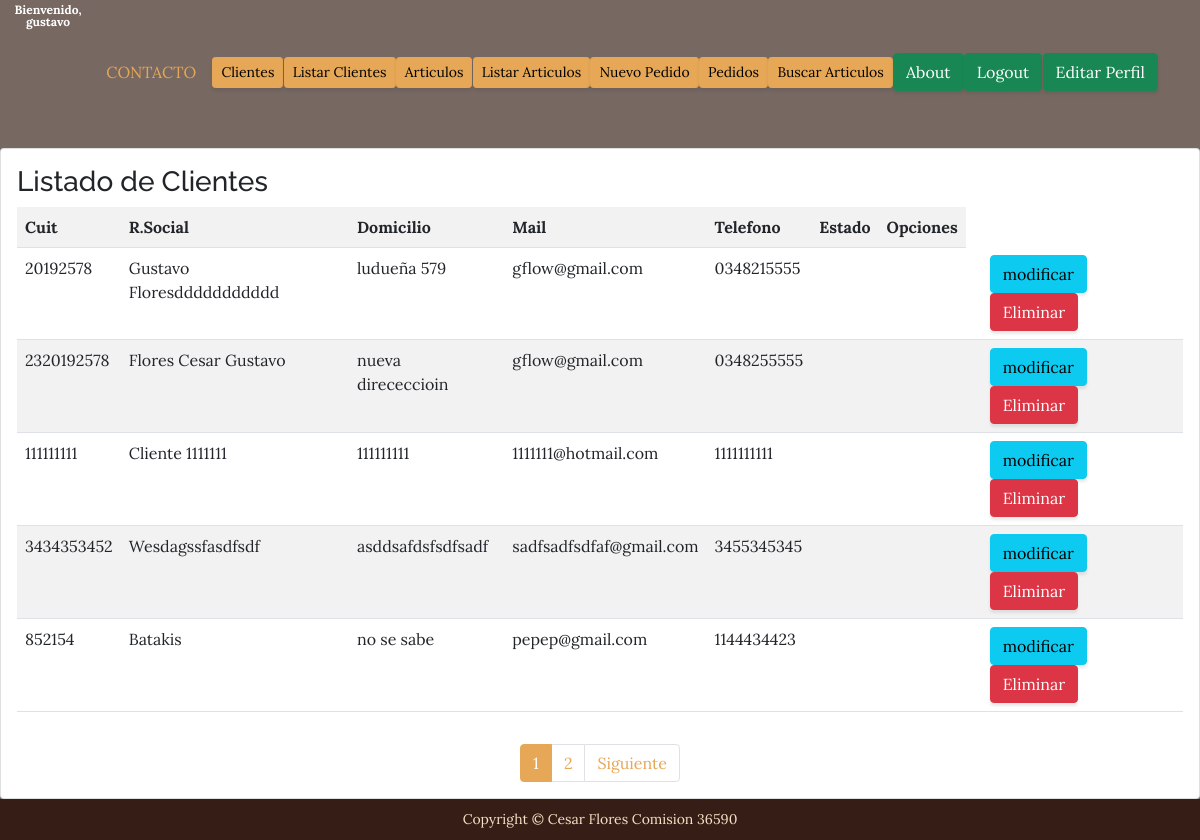
/AppPedidos/listarclientes (signed in), run on the app's committed database.
### AppPedidos/models.py (models this page shows, shortened)
class Clientes(models.Model):
    Cuit=models.CharField(max_length=10)
    RSocial=models.CharField(max_length=40)
    Domicilio=models.CharField(max_length=40)
    Mail=models.EmailField()
    Telefono=models.CharField(max_length=10)
    Activo=models.BooleanField()

### AppPedidos/views.py (the view)
# urls.py: path("listarclientes", views.listado_clientes, name="listar_clientes"),
@login_required( login_url="/AppUsuario/Login" )
def listado_clientes(request):
    clientes = Clientes.objects.all()
    page= request.GET.get('page',1)
    try:
        paginator = Paginator(clientes,5)
        clientes=paginator.page(page)
    except:
        raise Http404
    data = {
        'entity': clientes,
        'paginator': paginator
    }
    return render(request, 'clientes/listadoClientes.html', data)

### AppPedidos/templates/clientes/listadoClientes.html
{% extends "menu.html" %}
{% load static %}
{% block bloqueacompletar %}
<br>
<br>
<div class="card">
    <div class="card-body">
    <h3>Listado de Clientes</h3>
    <table class="table table-striped table-hover table-responsive-sm">
        <tr>
            <th>Cuit</th>
            <th>R.Social</th>
            <th>Domicilio</th>
            <th>Mail</th>
            <th>Telefono</th>
            <th>Estado</th>
            <th>Opciones</th>
        </tr>
        {% for item in entity %}
        <tr>
            <td>{{ item.Cuit}} </td>
            <td>{{ item.RSocial | title}} </td>
            <td>{{ item.Domicilio }} </td>
            <td>{{ item.Mail }} </td>
            <td>{{ item.Telefono }} <td>
            <td>{{ item.Estado}} <td>
            <td>
                <a href="{% url 'modificar_cliente' item.id %}" class="btn btn-info btn-xs">modificar</a>
                <a href="{% url 'Eliminar_cliente' item.id %}" class="btn btn-danger btn-xs">Eliminar</a>
                </td>
        </tr>
        {% endfor %}
    </table>
</div>
    {% include 'paginador.html' %}
</div>
{% endblock %}

### AppPedidos/templates/menu.html (shortened to what this page needs)
<!DOCTYPE html>
<html lang="en">
    <head>
        {% load static %}
        <link href="{% static 'AppPedidos/css/styles.css' %}"  rel="stylesheet" />
    </head>
    <body>
        <header class="badge badge-primary text-wrap" style="width: 6rem;">
            Bienvenido, {{ user.username }}
            <div>
            </div>
        </header>
        <nav class="navbar navbar-light static-top">
            <div class="container">
                <a class="nav-item px-lg-4"><a class="nav-link text-uppercase" href="{% url 'contacto' %}">Contacto</a>
                {% if request.user.is_authenticated %}
                    <a class="btn btn-primary btn-sm" href="{% url 'altaclientes' %}">Clientes</a>
                    <a class="btn btn-primary btn-sm" href="{% url 'listar_clientes' %}">Listar Clientes</a>
                    <a class="btn btn-primary btn-sm" href="{% url 'Alta_Producto' %}">Articulos</a>
                    <a class="btn btn-primary btn-sm" href="{% url 'listar_articulo' %}">Listar Articulos</a>
                    <a class="btn btn-primary btn-sm" href="{% url 'altapedido' %}">Nuevo Pedido</a>
                    <a class="btn btn-primary btn-sm" href="{% url 'pedidos' %}">Pedidos</a>
                    <a class="btn btn-primary btn-sm" href="{% url 'buscararticulo' %}">Buscar Articulos</a>
                    <a class="btn btn-success btn-xs" href="{% url 'about'%}">About</a>
                    <a class="btn btn-success btn-xs" href="{% url 'Logout'%}">Logout</a>
                    <a class="btn btn-success btn-xs" href="{% url 'editarPerfil'%}">Editar Perfil</a>
                {% else %}
                    <a class="btn btn-primary" href="{% url 'Login'%}">Ingresar</a>
                    <a class="btn btn-secundary" href= "{% url 'Register' %}">Registrarse</a>
                {% endif %}
            </div>
        </nav>
        <header >
            {% block bloqueacompletar %}
            {% endblock %}
        </header>
        <div>
            <footer class="footer text-faded text-center py-2">
                <div class="container"><p class="m-0 small">Copyright &copy; Cesar Flores Comision 36590</p></div>
            </footer>
        </div>
    </body>
</html>

### data on the page
Clientes: Cuit "20192578", RSocial "Gustavo Floresddddddddddd", Domicilio "ludueña 579", Mail "gflow@gmail.com", Telefono "0348215555"
Clientes: Cuit "2320192578", RSocial "Flores Cesar Gustavo", Domicilio "nueva direceccioin", Mail "gflow@gmail.com", Telefono "0348255555"
Clientes: Cuit "111111111", RSocial "Cliente 1111111", Domicilio "111111111", Mail "1111111@hotmail.com", Telefono "1111111111"
Clientes: Cuit "3434353452", RSocial "Wesdagssfasdfsdf", Domicilio "asddsafdsfsdfsadf", Mail "sadfsadfsdfaf@gmail.com", Telefono "3455345345"
Clientes: Cuit "852154", RSocial "Batakis", Domicilio "no se sabe", Mail "pepep@gmail.com", Telefono "1144434423"

### other printed values
{{ user.username }} "gustavo"
{{ page }} "1" "2"
